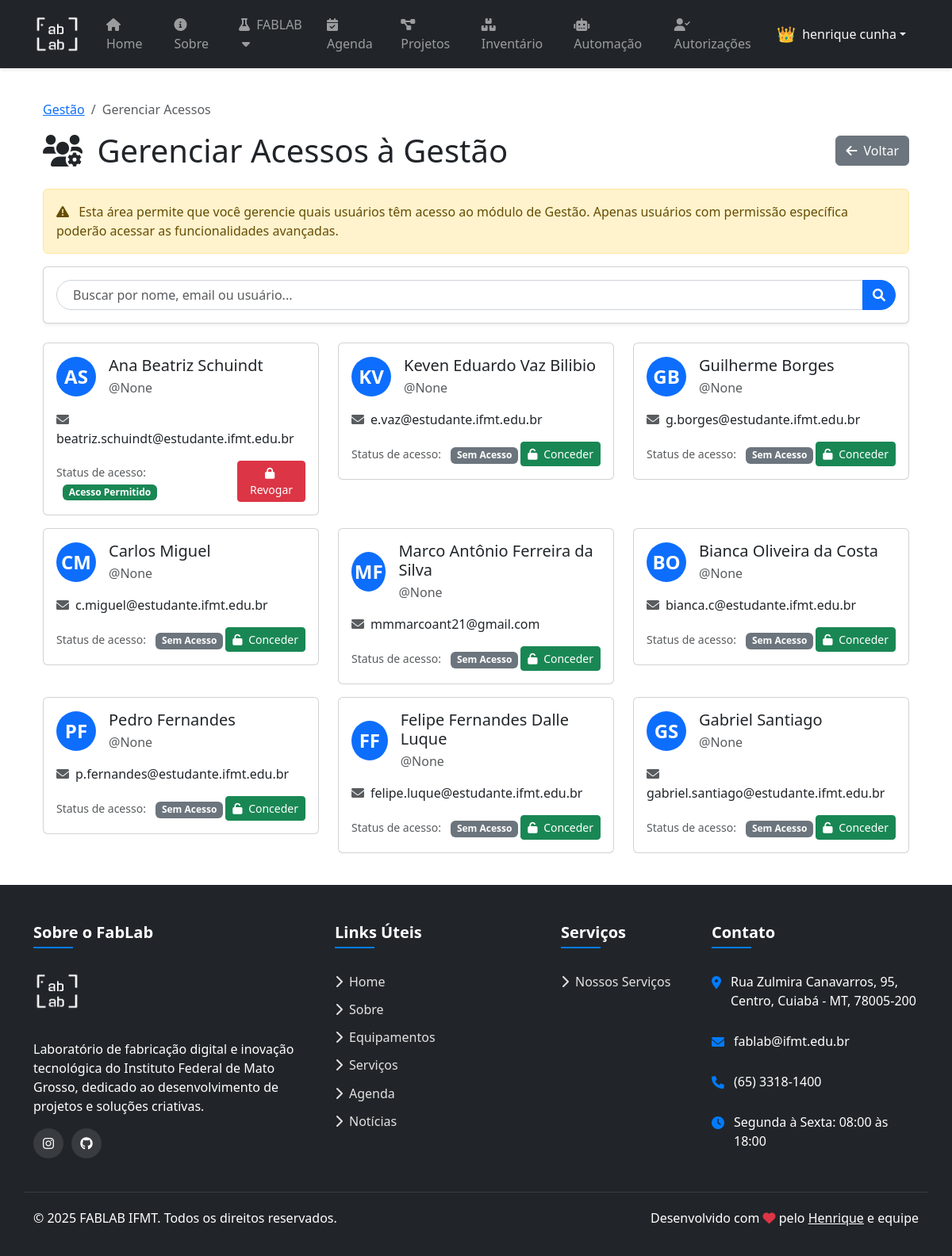
/gestao/acessos/ (signed in), run on the app's committed database.
### users/models.py (models this page shows, shortened)
class CustomUser(AbstractUser):
    username = None
    first_name = models.CharField(_("first name"), max_length=150, blank=False)
    last_name = models.CharField(_("last name"), max_length=150, blank=False)
    email = models.EmailField(_("email address"), blank=False, unique=True,
                              error_messages={"unique": _("Um usuário com este email já está cadastrado.")})
    id = models.CharField(_("matricula"),
        max_length=13,
        unique=True,
        primary_key=True,
        help_text=_(
            "Seu número de matrícula do SUAP ou SIAPE. Apenas números."
        ),
        error_messages={
            "unique": _("Um usuário com este número de matrícula já está cadastrado.")
        }
    )
    USERNAME_FIELD = "id"
    REQUIRED_FIELDS = ["first_name", "last_name", "email"]
    objects = CustomUserManager()

### gestao/views.py (the view, shortened to what this page needs)
# urls.py: path('acessos/', views.gerenciar_acessos, name='gerenciar_acessos'),
@login_required
@user_passes_test(lambda u: u.is_superuser)
def gerenciar_acessos(request):
    users = User.objects.filter(is_staff=True).exclude(is_superuser=True)
    termo_busca = request.GET.get('search', '')
    for user in users:
        AcessoGestao.objects.get_or_create(usuario=user, defaults={'tem_acesso': False, 'concedido_por': request.user})
    context = {
        'titulo': 'Gerenciar Acessos',
        'users': users,
        'termo_busca': termo_busca,
    }
    return render(request, 'gestao/gerenciar_acessos.html', context)

### logs/context_processors.py (called while the page is built)
def pending_events_count(request):
    context = {'global_pending_count': 0}
    if request.user.is_authenticated and request.user.is_staff:
        context['global_pending_count'] = Event.objects.filter(approved=False).count()
    return context

### users/context_processors.py (called while the page is built)
def registration_requests_count(request):
    pending_count = 0
    if request.user.is_authenticated and request.user.is_superuser:
        pending_count = RegistrationRequest.objects.filter(status='pending').count()
    return {
        'registration_pending_count': pending_count
    }

### gestao/templates/gestao/gerenciar_acessos.html (shortened to what this page needs)
{% extends 'layout.html' %}
{% load static %}
{% block content %}
<div class="container">
  <nav aria-label="breadcrumb" class="my-3">
    <ol class="breadcrumb">
      <li class="breadcrumb-item"><a href="{% url 'gestao:dashboard' %}">Gestão</a></li>
      <li class="breadcrumb-item active" aria-current="page">Gerenciar Acessos</li>
    </ol>
  </nav>
  <div class="d-flex justify-content-between align-items-center mb-4">
    <h1 class="mb-0"><i class="fas fa-users-cog me-2"></i> Gerenciar Acessos à Gestão</h1>
    <a href="{% url 'gestao:dashboard' %}" class="btn btn-secondary">
      <i class="fas fa-arrow-left me-1"></i> Voltar
    </a>
  </div>
  <div class="alert alert-warning">
    <i class="fas fa-exclamation-triangle me-2"></i> Esta área permite que você gerencie quais usuários têm acesso ao módulo de Gestão. Apenas usuários com permissão específica poderão acessar as funcionalidades avançadas.
  </div>
  <div class="card shadow-sm mb-4">
    <div class="card-body">
      <form method="get" class="d-flex">
        <div class="input-group">
          <input type="text" name="search" class="form-control search-box" placeholder="Buscar por nome, email ou usuário..." value="{{ termo_busca }}">
          <button type="submit" class="btn btn-primary search-btn">
            <i class="fas fa-search"></i>
          </button>
        </div>
      </form>
    </div>
  </div>
  <div class="row">
    {% for user in users %}
    <div class="col-md-6 col-lg-4 mb-3">
      <div class="card access-user-card">
        <div class="card-body">
          <div class="d-flex align-items-center mb-3">
            <div class="user-avatar bg-primary me-3">
              {{ user.first_name|slice:":1" }}{{ user.last_name|slice:":1" }}
            </div>
            <div>
              <h5 class="card-title mb-1">{{ user.first_name }} {{ user.last_name }}</h5>
              <p class="text-muted mb-0">@{{ user.username }}</p>
            </div>
          </div>
          <p class="card-text">
            <i class="fas fa-envelope me-2 text-muted"></i>{{ user.email }}
          </p>
          <div class="d-flex justify-content-between align-items-center">
            <div>
              <small class="text-muted">Status de acesso:</small>
              {% if user.acesso_gestao.tem_acesso %}
                <span class="badge bg-success ms-2">Acesso Permitido</span>
              {% else %}
                <span class="badge bg-secondary ms-2">Sem Acesso</span>
              {% endif %}
            </div>
            <form method="post" action="{% url 'gestao:toggle_acesso' user.id %}">
              <button type="submit" class="btn btn-sm {% if user.acesso_gestao.tem_acesso %}btn-danger{% else %}btn-success{% endif %}">
                {% if user.acesso_gestao.tem_acesso %}
                  <i class="fas fa-lock me-1"></i> Revogar
                {% else %}
                  <i class="fas fa-unlock me-1"></i> Conceder
                {% endif %}
              </button>
            </form>
          </div>
        </div>
      </div>
    </div>
    {% empty %}
    <div class="col-12">
      <div class="alert alert-info">
        <i class="fas fa-info-circle me-2"></i> Nenhum usuário encontrado com os critérios de busca.
      </div>
    </div>
    {% endfor %}
  </div>
</div>
{% endblock %}

### templates/layout.html (shortened to what this page needs)
{% load static %}
<!DOCTYPE html>
<html lang="pt-br" class="h-100">
  <head>
    <link rel="stylesheet" href="{% static 'style.css' %}">
    <link href="https://cdn.jsdelivr.net/npm/bootstrap@5.3.3/dist/css/bootstrap.min.css" rel="stylesheet">
    <link rel="stylesheet" href="https://cdnjs.cloudflare.com/ajax/libs/font-awesome/6.0.0-beta3/css/all.min.css">
  </head>
  <body class="d-flex flex-column min-vh-100">
    <nav class="navbar navbar-expand-lg navbar-dark bg-dark sticky-top">
      <div class="container">
        <a class="navbar-brand d-flex align-items-center" href="/" aria-label="FABLAB IFMT Home">
          <img src="{% static 'images/logo_branco.png' %}" alt="Logo FABLAB" style="height: 60px;" class="me-2">
        </a>
        <div class="collapse navbar-collapse" id="navbarColor02">
          <ul class="navbar-nav me-auto">
            <li class="nav-item">
              <a class="nav-link" href="/">
                <i class="fas fa-home me-1"></i> Home
              </a>
            </li>
            <li class="nav-item">
              <a class="nav-link" href="/about">
                <i class="fas fa-info-circle me-1"></i> Sobre
              </a>
            </li>
            <li class="nav-item project">
              <a class="nav-link">
                <i class="fas fa-flask me-1"></i> FABLAB <i class="fas fa-caret-down ms-1"></i>
              </a>
            </li>
            {% if user.is_authenticated %}
            <li class="nav-item">
              <a class="nav-link agenda-with-notification" href="{% url 'logs:agenda_home' %}">
                <i class="fas fa-calendar-check me-1"></i> Agenda
              </a>
            </li>
            {% endif %}
            <li class="nav-item project">
              <a class="nav-link" href="{% url 'projetos:lista' %}">
                <i class="fas fa-project-diagram me-1"></i> Projetos
              </a>
            </li>
            {% if user.is_authenticated and user.is_staff %}
              <li class="nav-item">
                <a class="nav-link" href="{% url 'inventario:dashboard' %}">
                  <i class="fas fa-boxes me-1"></i> Inventário
                </a>
              </li>
            {% endif %}
            {% if user.is_authenticated and user.is_staff %}
              <li class="nav-item">
                <a class="nav-link" href="{% url 'Controle_ar:automacao_home' %}">
                  <i class="fas fa-robot me-1"></i> Automação
                </a>
              </li>
            {% endif %}
            {% if user.is_authenticated and user.is_superuser %}
              <li class="nav-item">
                <a class="nav-link" href="{% url 'users:pending_registrations' %}">
                  <i class="fas fa-user-check me-1"></i> Autorizações
                </a>
              </li>
            {% endif %}
          </ul>
          <div class="d-flex align-items-center">
            {% if user.is_authenticated %}
              <div class="dropdown">
                <div class="user-welcome text-light dropdown-toggle" id="userMenu" data-bs-toggle="dropdown" aria-expanded="false" style="cursor: pointer;">
                  <span class="user-role">{% if user.is_staff %}👑{% endif %}</span>
                  <span>{{user.first_name}} {{user.last_name}}</span>
                </div>
              </div>
            {% endif %}
          </div>
        </div>
      </div>
    </nav>
    <div aria-live="polite" aria-atomic="true" class="position-fixed bottom-0 end-0 p-3" style="z-index: 1100">
    </div>
    <main class="container py-4">
      {% block content %}{% endblock %}
    </main>
    <footer class="pt-5 mt-auto bg-dark text-white">
      <div class="container">
        <div class="row">
          <div class="col-lg-4 col-md-6 mb-4 mb-md-0 footer-links">
            <h5>Sobre o FabLab</h5>
            <div class="mb-3">
              <img src="{% static 'images/logo_branco.png' %}" alt="Logo FABLAB" class="footer-logo">
            </div>
            <p class="mb-3">
              Laboratório de fabricação digital e inovação tecnológica do Instituto Federal de Mato Grosso, dedicado ao desenvolvimento de projetos e soluções criativas.
            </p>
            <div class="social-links mt-3">
              <a href="https://www.instagram.com/ifmtmaker/" target="_blank" aria-label="Instagram" title="Instagram">
                <i class="fab fa-instagram"></i>
              </a>
              <a href="https://github.com/FabLab-IFMT" target="_blank" aria-label="GitHub" title="GitHub">
                <i class="fab fa-github"></i>
              </a>
            </div>
          </div>
          <div class="col-lg-3 col-md-6 mb-4 mb-md-0 footer-links">
            <h5>Links Úteis</h5>
            <ul class="list-unstyled">
              <li><a href="/" class="d-block"><i class="fas fa-chevron-right me-2"></i>Home</a></li>
              <li><a href="/about" class="d-block"><i class="fas fa-chevron-right me-2"></i>Sobre</a></li>
              <li><a href="{% url 'options:equipamentos' %}" class="d-block"><i class="fas fa-chevron-right me-2"></i>Equipamentos</a></li>
              <li><a href="{% url 'options:servicos' %}" class="d-block"><i class="fas fa-chevron-right me-2"></i>Serviços</a></li>
              <li><a href="{% url 'logs:agenda_home' %}" class="d-block"><i class="fas fa-chevron-right me-2"></i>Agenda</a></li>
              <li><a href="{% url 'options:noticias' %}" class="d-block"><i class="fas fa-chevron-right me-2"></i>Notícias</a></li>
            </ul>
          </div>
          <div class="col-lg-2 col-md-6 mb-4 mb-md-0 footer-links">
            <h5>Serviços</h5>
            <ul class="list-unstyled">
              <li><a href="{% url 'options:servicos' %}" class="d-block"><i class="fas fa-chevron-right me-2"></i>Nossos Serviços</a></li>
            </ul>
          </div>
          <div class="col-lg-3 col-md-6 mb-4 mb-md-0 footer-links">
            <h5>Contato</h5>
            <ul class="list-unstyled contact-info">
              <li>
                <i class="fas fa-map-marker-alt"></i>
                <span>Rua Zulmira Canavarros, 95, Centro, Cuiabá - MT, 78005-200</span>
              </li>
              <li>
                <i class="fas fa-envelope"></i>
                <span>fablab@ifmt.edu.br</span>
              </li>
              <li>
                <i class="fas fa-phone"></i>
                <span>(65) 3318-1400</span>
              </li>
              <li>
                <i class="fas fa-clock"></i>
                <span>Segunda à Sexta: 08:00 às 18:00</span>
              </li>
            </ul>
          </div>
        </div>
        <div class="row footer-bottom">
          <div class="col-md-6 text-center text-md-start">
            <p>&copy; 2025 FABLAB IFMT. Todos os direitos reservados.</p>
          </div>
          <div class="col-md-6 text-center text-md-end">
            <p>
                Desenvolvido com <i class="fas fa-heart text-danger"></i> pelo <a href="https://github.com/henrltop" target="_blank" class="text-white">Henrique</a> e equipe
            </p>
          </div>
        </div>
      </div>
    </footer>
  </body>
</html>

### static/style.css (style rules this page uses)
.nav-link, .drop-down.li { list-style: none; cursor: pointer; }
html, body { height: 100%; margin: 0; }
body { display: flex; flex-direction: column; }
main { flex: 1; }

### gestao/templates/gestao/gerenciar_acessos.html (style rules this page uses)
.access-user-card { transition: all 0.3s ease; }
.user-avatar { width: 50px; height: 50px; border-radius: 50%; background-color: #6c757d; color: #fff; display: flex; align-items: center; justify-content: center; font-size: 1.5rem; font-weight: bold; }
.search-box { border-radius: 50px; padding-left: 20px; border: 1px solid #ced4da; }
.search-btn { border-radius: 0 50px 50px 0; }

### templates/layout.html (style rules this page uses)
:root { --primary-color: #007bff; --secondary-color: #6c757d; --accent-color: #28a745; --danger-color: #dc3545; }
body { display: flex; flex-direction: column; min-height: 100vh; }
main { flex: 1 0 auto; padding: 1rem 0; }
.navbar { box-shadow: 0 2px 4px rgba(0,0,0,0.1); padding: 0.5rem 1rem; }
.navbar-brand img { transition: transform 0.3s ease; }
.agenda-with-notification { position: relative; padding-right: 10px; }
.nav-item.project { position: relative; }
.nav-item.project .nav-link { cursor: pointer; }
.user-welcome { display: flex; align-items: center; margin-right: 1rem; }
.user-welcome .user-role { margin-right: 0.5rem; font-size: 1.2rem; }
footer { background-color: #212529; color: #f8f9fa; margin-top: auto; }
footer h5 { color: #ffffff; font-weight: 600; margin-bottom: 1.5rem; position: relative; padding-bottom: 0.5rem; }
footer h5::after { content: ''; position: absolute; left: 0; bottom: 0; height: 2px; width: 50px; background-color: var(--primary-color); }
.footer-logo { max-height: 60px; margin-bottom: 15px; }
.footer-links ul li { padding: 0.35rem 0; }
.footer-links ul li a { color: #e2e2e2; text-decoration: none; transition: all 0.3s ease; }
.social-links { display: flex; gap: 10px; }
.social-links a { display: inline-flex; align-items: center; justify-content: center; width: 38px; height: 38px; background-color: rgba(255,255,255,0.1); border-radius: 50%; color: #ffffff; text-decoration: none; transition: all 0.3s ease; }
.contact-info li { display: flex; align-items: flex-start; margin-bottom: 16px; }
.contact-info li i { margin-right: 12px; margin-top: 5px; color: var(--primary-color); }
.footer-bottom { border-top: 1px solid rgba(255,255,255,0.1); padding-top: 20px; margin-top: 30px; padding-bottom: 20px; }

### data on the page
CustomUser: first_name "henrique", last_name "cunha"
CustomUser: first_name "A", last_name "S", first_name "Ana Beatriz", last_name "Schuindt", username "None", email "beatriz.schuindt@estudante.ifmt.edu.br", shows "Acesso Permitido", shows "Revogar"
CustomUser: first_name "K", last_name "V", first_name "Keven Eduardo", last_name "Vaz Bilibio", username "None", email "e.vaz@estudante.ifmt.edu.br", shows "Sem Acesso", shows "Conceder"
CustomUser: first_name "G", last_name "B", first_name "Guilherme", last_name "Borges", username "None", email "g.borges@estudante.ifmt.edu.br", shows "Sem Acesso", shows "Conceder"
CustomUser: first_name "C", last_name "M", first_name "Carlos", last_name "Miguel", username "None", email "c.miguel@estudante.ifmt.edu.br", shows "Sem Acesso", shows "Conceder"
CustomUser: first_name "M", last_name "F", first_name "Marco Antônio", last_name "Ferreira da Silva", username "None", email "mmmarcoant21@gmail.com", shows "Sem Acesso", shows "Conceder"
CustomUser: first_name "B", last_name "O", first_name "Bianca", last_name "Oliveira da Costa", username "None", email "bianca.c@estudante.ifmt.edu.br", shows "Sem Acesso", shows "Conceder"
CustomUser: first_name "P", last_name "F", first_name "Pedro", last_name "Fernandes", username "None", email "p.fernandes@estudante.ifmt.edu.br", shows "Sem Acesso", shows "Conceder"
CustomUser: first_name "F", last_name "F", first_name "Felipe", last_name "Fernandes Dalle Luque", username "None", email "felipe.luque@estudante.ifmt.edu.br", shows "Sem Acesso", shows "Conceder"
CustomUser: first_name "G", last_name "S", first_name "Gabriel", last_name "Santiago", username "None", email "gabriel.santiago@estudante.ifmt.edu.br", shows "Sem Acesso", shows "Conceder"
